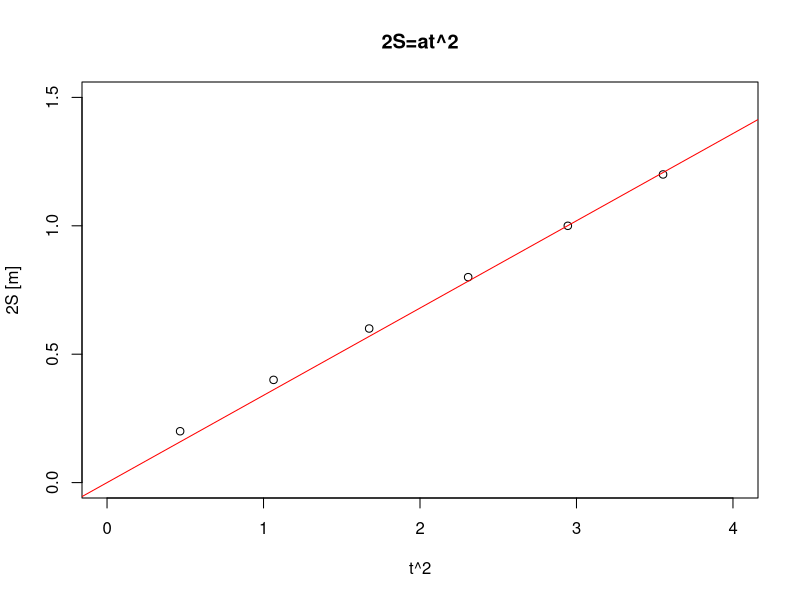

Reproduce this figure in R.
S1 <- c(0.743, 0.661, 0.643, 0.669, 0.689, 0.709, 0.670)
S2 <- c(1.128, 0.985, 0.962, 1.08, 0.996, 1.072, 0.998)
S3 <- c(1.381, 1.257, 1.216, 1.324, 1.26, 1.347, 1.275)
S4 <- c(1.611, 1.448, 1.452, 1.537, 1.514, 1.557, 1.515)
S5 <- c(1.791, 1.685, 1.643, 1.728, 1.707, 1.773, 1.685)
S6 <- c(1.947, 1.858, 1.801, 1.914, 1.875, 1.939, 1.861)
S7 <- c(2.124, 2, 1.977, 2.082, 2.043, 2.107, 2.017)
S <- c(0.1, 0.2, 0.3, 0.4, 0.5, 0.6, 0.7)
h <- 0.033
l <- 0.86
s <- 0.7
sina <- h/l
data <- data.frame(S1, S2, S3, S4, S5, S6, S7)
colnames(data) <- c('S1', 'S2', 'S3', 'S4', 'S5', 'S6', 'S7')
mean_t_square <- unname(colMeans(data))^2

plot(mean_t_square, 2*S, main='2S=at^2', ylab='2S [m]', xlab='t^2', ylim=c(0,1.5), xlim=c(0,4))

linear_regression <- lm(2*S ~  -1 + mean_t_square )
abline(linear_regression, col='red')

print(summary(linear_regression))
View(mean_t_square)
View(data)
print(sprintf('g = %f', linear_regression$coefficients*l/h))

